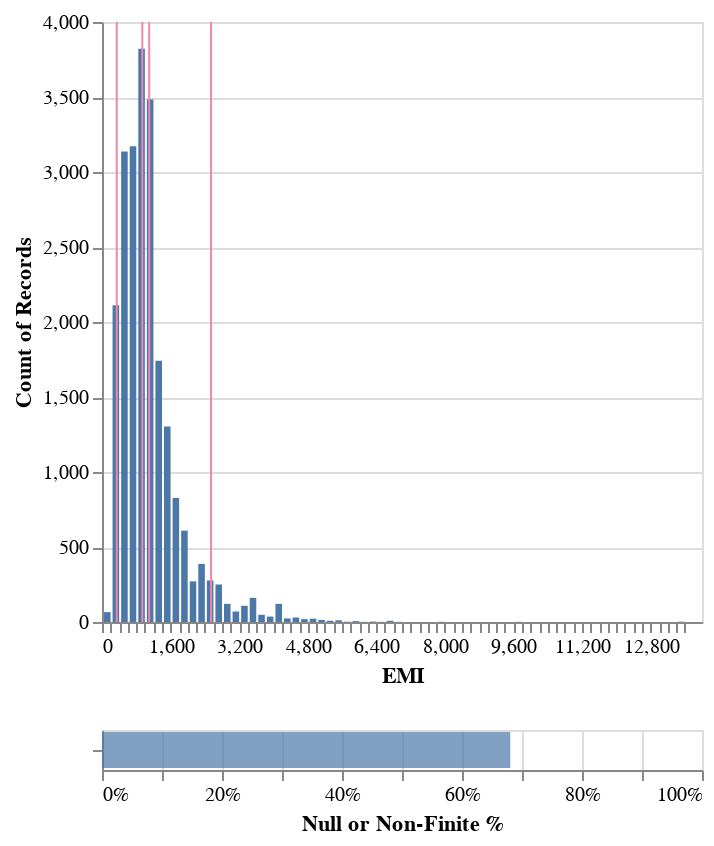

Here is the notebook cell this chart was saved with:
### Code cell
# Plot a single feature's distribution, together with useful stats
plot = dia.plot_feature_distr(
    "EMI", 
    n_bins=100, 
    density=False, 
)
plot # .interactive()

### Figure 1 — Vega specification as saved in the notebook (floating-point values rounded to 4 significant figures)
{"$schema": "https://vega.github.io/schema/vega/v5.json", "background": "white", "data": [{"name": "source_0", "values": [{"__count": 3822, "bin_maxbins_100_EMI": 800, "bin_maxbins_100_EMI_end": 1000}, {"__count": 70, "bin_maxbins_100_EMI": 3000, "bin_maxbins_100_EMI_end": 3200}, {"__count": 3484, "bin_maxbins_100_EMI": 1000, "bin_maxbins_100_EMI_end": 1200}, {"__count": 827, "bin_maxbins_100_EMI": 1600, "bin_maxbins_100_EMI_end": 1800}, {"__count": 3136, "bin_maxbins_100_EMI": 400, "bin_maxbins_100_EMI_end": 600}, {"__count": 3172, "bin_maxbins_100_EMI": 600, "bin_maxbins_100_EMI_end": 800}, {"__count": 1741, "bin_maxbins_100_EMI": 1200, "bin_maxbins_100_EMI_end": 1400}, {"__count": 161, "bin_maxbins_100_EMI": 3400, "bin_maxbins_100_EMI_end": 3600}, {"__count": 24, "bin_maxbins_100_EMI": 4200, "bin_maxbins_100_EMI_end": 4400}, {"__count": 66, "bin_maxbins_100_EMI": 0, "bin_maxbins_100_EMI_end": 200}, {"__count": 2111, "bin_maxbins_100_EMI": 200, "bin_maxbins_100_EMI_end": 400}, {"__count": 387, "bin_maxbins_100_EMI": 2200, "bin_maxbins_100_EMI_end": 2400}, {"__count": 1304, "bin_maxbins_100_EMI": 1400, "bin_maxbins_100_EMI_end": 1600}, {"__count": 11, "bin_maxbins_100_EMI": 5400, "bin_maxbins_100_EMI_end": 5600}, {"__count": 271, "bin_maxbins_100_EMI": 2000, "bin_maxbins_100_EMI_end": 2200}, {"__count": 277, "bin_maxbins_100_EMI": 2400, "bin_maxbins_100_EMI_end": 2600}, {"__count": 609, "bin_maxbins_100_EMI": 1800, "bin_maxbins_100_EMI_end": 2000}, {"__count": 1, "bin_maxbins_100_EMI": 6000, "bin_maxbins_100_EMI_end": 6200}, {"__count": 121, "bin_maxbins_100_EMI": 4000, "bin_maxbins_100_EMI_end": 4200}, {"__count": 48, "bin_maxbins_100_EMI": 3600, "bin_maxbins_100_EMI_end": 3800}, {"__count": 121, "bin_maxbins_100_EMI": 2800, "bin_maxbins_100_EMI_end": 3000}, {"__count": 108, "bin_maxbins_100_EMI": 3200, "bin_maxbins_100_EMI_end": 3400}, {"__count": 250, "bin_maxbins_100_EMI": 2600, "bin_maxbins_100_EMI_end": 2800}, {"__count": 8, "bin_maxbins_100_EMI": 5200, "bin_maxbins_100_EMI_end": 5400}, {"__count": 14, "bin_maxbins_100_EMI": 5000, "bin_maxbins_100_EMI_end": 5200}, {"__count": 22, "bin_maxbins_100_EMI": 4800, "bin_maxbins_100_EMI_end": 5000}, {"__count": 36, "bin_maxbins_100_EMI": 3800, "bin_maxbins_100_EMI_end": 4000}, {"__count": 30, "bin_maxbins_100_EMI": 4400, "bin_maxbins_100_EMI_end": 4600}, {"__count": 2, "bin_maxbins_100_EMI": 13400, "bin_maxbins_100_EMI_end": 13600}, {"__count": 19, "bin_maxbins_100_EMI": 4600, "bin_maxbins_100_EMI_end": 4800}, {"__count": 1, "bin_maxbins_100_EMI": 7800, "bin_maxbins_100_EMI_end": 8000}, {"__count": 8, "bin_maxbins_100_EMI": 6600, "bin_maxbins_100_EMI_end": 6800}, {"__count": 6, "bin_maxbins_100_EMI": 5800, "bin_maxbins_100_EMI_end": 6000}, {"__count": 3, "bin_maxbins_100_EMI": 6200, "bin_maxbins_100_EMI_end": 6400}, {"__count": 2, "bin_maxbins_100_EMI": 5600, "bin_maxbins_100_EMI_end": 5800}, {"__count": 1, "bin_maxbins_100_EMI": 6400, "bin_maxbins_100_EMI_end": 6600}, {"__count": 1, "bin_maxbins_100_EMI": 6800, "bin_maxbins_100_EMI_end": 7000}, {"__count": 1, "bin_maxbins_100_EMI": 9600, "bin_maxbins_100_EMI_end": 9800}]}, {"name": "source_1", "values": [{"names": "p5", "stats": 344}, {"names": "median", "stats": 941}, {"names": "avg", "stats": 1101.0}, {"names": "p95", "stats": 2545}]}, {"name": "source_2", "values": [{"names": "", "pcts": 0.6805, "pcts_end": 0.6805, "pcts_start": 0}]}, {"name": "source_0_concat_0_y_domain___count", "values": [{"max": 3822, "min": 1}]}, {"name": "source_2_concat_1_y_domain_names", "values": [{"names": ""}]}], "layout": {"align": "each", "bounds": "full", "columns": 1, "padding": 20}, "marks": [{"axes": [{"aria": false, "domain": false, "grid": true, "gridScale": "concat_0_x", "labels": false, "maxExtent": 0, "minExtent": 0, "orient": "left", "scale": "concat_0_y", "tickCount": {"signal": "ceil(concat_0_height/40)"}, "ticks": false, "zindex": 0}, {"grid": false, "labelFlush": true, "labelOverlap": true, "orient": "bottom", "scale": "concat_0_x", "tickCount": {"signal": "ceil(width/10)"}, "title": "EMI", "zindex": 0}, {"grid": false, "labelOverlap": true, "orient": "left", "scale": "concat_0_y", "tickCount": {"signal": "ceil(concat_0_height/40)"}, "title": "Count of Records", "zindex": 0}], "encode": {"update": {"height": {"signal": "concat_0_height"}, "width": {"signal": "width"}}}, "marks": [{"encode": {"update": {"fill": {"value": "#4c78a8"}, "x": {"field": "bin_maxbins_100_EMI_end", "offset": {"signal": "0.5 + (abs(scale(\"concat_0_x\", datum[\"bin_maxbins_100_EMI_end\"]) - scale(\"concat_0_x\", datum[\"bin_maxbins_100_EMI\"])) < 0.25 ? 0.5 * (0.25 - (abs(scale(\"concat_0_x\", datum[\"bin_maxbins_100_EMI_end\"]) - scale(\"concat_0_x\", datum[\"bin_maxbins_100_EMI\"])))) : -0.5)"}, "scale": "concat_0_x"}, "x2": {"field": "bin_maxbins_100_EMI", "offset": {"signal": "0.5 + (abs(scale(\"concat_0_x\", datum[\"bin_maxbins_100_EMI_end\"]) - scale(\"concat_0_x\", datum[\"bin_maxbins_100_EMI\"])) < 0.25 ? -0.5 * (0.25 - (abs(scale(\"concat_0_x\", datum[\"bin_maxbins_100_EMI_end\"]) - scale(\"concat_0_x\", datum[\"bin_maxbins_100_EMI\"])))) : 0.5)"}, "scale": "concat_0_x"}, "y": {"field": "__count", "scale": "concat_0_y"}, "y2": {"scale": "concat_0_y", "value": 0}}}, "from": {"data": "source_0"}, "name": "concat_0_layer_0_marks", "style": ["bar"], "type": "rect"}, {"encode": {"update": {"stroke": {"value": "#f086ab"}, "tooltip": {"signal": "{\"Stats\": isValid(datum[\"names\"]) ? datum[\"names\"] : \"\"+datum[\"names\"], \"Value\": format(datum[\"stats\"], \"\")}"}, "x": {"field": "stats", "scale": "concat_0_x"}, "y": {"value": 0}, "y2": {"field": {"datum": null, "group": "height", "parent": null, "signal": null}}}}, "from": {"data": "source_1"}, "name": "concat_0_layer_1_marks", "style": ["rule"], "type": "rule"}], "name": "concat_0_group", "style": "cell", "type": "group"}, {"axes": [{"aria": false, "domain": false, "grid": true, "gridScale": "concat_1_y", "labels": false, "maxExtent": 0, "minExtent": 0, "orient": "bottom", "scale": "concat_1_x", "tickCount": {"signal": "ceil(width/40)"}, "ticks": false, "zindex": 0}, {"format": ".0%", "grid": false, "labelFlush": true, "labelOverlap": true, "orient": "bottom", "scale": "concat_1_x", "tickCount": {"signal": "ceil(width/40)"}, "title": "Null or Non-Finite %", "zindex": 0}, {"grid": false, "orient": "left", "scale": "concat_1_y", "zindex": 0}], "encode": {"update": {"height": {"signal": "concat_1_height"}, "width": {"signal": "width"}}}, "marks": [{"encode": {"update": {"fill": {"value": "#4c78a8"}, "height": {"signal": "max(0.25, bandwidth('concat_1_y'))"}, "opacity": {"value": 0.7}, "tooltip": {"signal": "{\"Null or Non-Finite %\": format(datum[\"pcts\"], \"\")}"}, "x": {"field": "pcts_end", "scale": "concat_1_x"}, "x2": {"field": "pcts_start", "scale": "concat_1_x"}, "y": {"field": "names", "scale": "concat_1_y"}}}, "from": {"data": "source_2"}, "name": "concat_1_marks", "style": ["bar"], "type": "rect"}], "name": "concat_1_group", "style": "cell", "type": "group"}], "padding": 5, "scales": [{"bins": {"signal": "concat_0_layer_0_bin_maxbins_100_EMI_bins"}, "domain": {"fields": [{"signal": "[concat_0_layer_0_bin_maxbins_100_EMI_bins.start, concat_0_layer_0_bin_maxbins_100_EMI_bins.stop]"}, {"data": "source_1", "field": "stats"}]}, "name": "concat_0_x", "nice": true, "range": [0, {"signal": "width"}], "type": "linear", "zero": false}, {"domain": [{"signal": "(data(\"source_0_concat_0_y_domain___count\")[0] || {}).min"}, {"signal": "(data(\"source_0_concat_0_y_domain___count\")[0] || {}).max"}], "name": "concat_0_y", "nice": true, "range": [{"signal": "concat_0_height"}, 0], "type": "linear", "zero": true}, {"domain": [0, 1], "name": "concat_1_x", "range": [0, {"signal": "width"}], "type": "linear", "zero": true}, {"domain": {"data": "source_2_concat_1_y_domain_names", "field": "names", "sort": true}, "name": "concat_1_y", "paddingInner": 0.1, "paddingOuter": 0.05, "range": {"step": {"signal": "concat_1_y_step"}}, "type": "band"}], "signals": [{"name": "concat_0_layer_0_bin_maxbins_100_EMI_bins", "value": {"fields": ["EMI"], "fname": "bin_EMI", "start": 0, "step": 200, "stop": 13600}}, {"name": "concat_0_height", "value": 300}, {"name": "concat_1_y_step", "value": 20}, {"name": "concat_1_height", "update": "bandspace(domain('concat_1_y').length, 0.1, 0.05) * concat_1_y_step"}], "width": 300}
